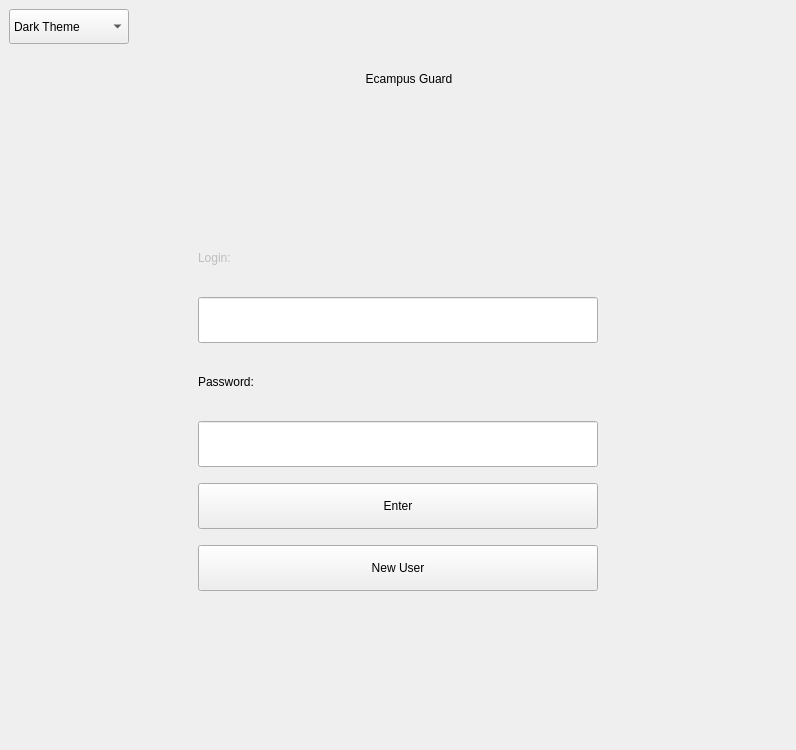
<?xml version="1.0" encoding="UTF-8"?>
<ui version="4.0">
 <class>Main</class>
 <widget class="QMainWindow" name="Main">
  <property name="geometry">
   <rect>
    <x>0</x>
    <y>0</y>
    <width>796</width>
    <height>750</height>
   </rect>
  </property>
  <property name="minimumSize">
   <size>
    <width>600</width>
    <height>750</height>
   </size>
  </property>
  <property name="maximumSize">
   <size>
    <width>796</width>
    <height>750</height>
   </size>
  </property>
  <property name="windowTitle">
   <string>MainWindow</string>
  </property>
  <property name="styleSheet">
   <string notr="true"/>
  </property>
  <widget class="QWidget" name="centralwidget">
   <property name="maximumSize">
    <size>
     <width>16777215</width>
     <height>700</height>
    </size>
   </property>
   <property name="styleSheet">
    <string notr="true"/>
   </property>
   <layout class="QVBoxLayout" name="verticalLayout_4" stretch="1,7">
    <item>
     <layout class="QHBoxLayout" name="horizontalLayout">
      <property name="spacing">
       <number>5</number>
      </property>
      <item>
       <layout class="QVBoxLayout" name="verticalLayout">
        <property name="spacing">
         <number>0</number>
        </property>
        <property name="leftMargin">
         <number>0</number>
        </property>
        <property name="bottomMargin">
         <number>0</number>
        </property>
        <item>
         <widget class="QComboBox" name="ThemeBox">
          <property name="sizePolicy">
           <sizepolicy hsizetype="Expanding" vsizetype="Expanding">
            <horstretch>0</horstretch>
            <verstretch>0</verstretch>
           </sizepolicy>
          </property>
          <property name="minimumSize">
           <size>
            <width>120</width>
            <height>30</height>
           </size>
          </property>
          <property name="maximumSize">
           <size>
            <width>190</width>
            <height>40</height>
           </size>
          </property>
          <property name="styleSheet">
           <string notr="true"/>
          </property>
          <item>
           <property name="text">
            <string>Dark Theme</string>
           </property>
          </item>
          <item>
           <property name="text">
            <string>Dark Mini</string>
           </property>
          </item>
          <item>
           <property name="text">
            <string>Light Mini</string>
           </property>
          </item>
          <item>
           <property name="text">
            <string>Light Theme</string>
           </property>
          </item>
         </widget>
        </item>
        <item>
         <spacer name="verticalSpacer_9">
          <property name="orientation">
           <enum>Qt::Orientation::Vertical</enum>
          </property>
          <property name="sizeType">
           <enum>QSizePolicy::Policy::Maximum</enum>
          </property>
          <property name="sizeHint" stdset="0">
           <size>
            <width>20</width>
            <height>105</height>
           </size>
          </property>
         </spacer>
        </item>
       </layout>
      </item>
      <item>
       <widget class="QLabel" name="Ecampus">
        <property name="sizePolicy">
         <sizepolicy hsizetype="Expanding" vsizetype="Fixed">
          <horstretch>0</horstretch>
          <verstretch>0</verstretch>
         </sizepolicy>
        </property>
        <property name="minimumSize">
         <size>
          <width>550</width>
          <height>140</height>
         </size>
        </property>
        <property name="maximumSize">
         <size>
          <width>930</width>
          <height>200</height>
         </size>
        </property>
        <property name="text">
         <string>Ecampus Guard</string>
        </property>
        <property name="alignment">
         <set>Qt::AlignmentFlag::AlignCenter</set>
        </property>
       </widget>
      </item>
      <item>
       <spacer name="horizontalSpacer_3">
        <property name="orientation">
         <enum>Qt::Orientation::Horizontal</enum>
        </property>
        <property name="sizeHint" stdset="0">
         <size>
          <width>40</width>
          <height>20</height>
         </size>
        </property>
       </spacer>
      </item>
      <item>
       <layout class="QVBoxLayout" name="verticalLayout_3">
        <property name="spacing">
         <number>0</number>
        </property>
        <property name="rightMargin">
         <number>0</number>
        </property>
        <property name="bottomMargin">
         <number>0</number>
        </property>
       </layout>
      </item>
     </layout>
    </item>
    <item>
     <layout class="QHBoxLayout" name="horizontalLayout_2">
      <item>
       <spacer name="horizontalSpacer">
        <property name="orientation">
         <enum>Qt::Orientation::Horizontal</enum>
        </property>
        <property name="sizeType">
         <enum>QSizePolicy::Policy::Expanding</enum>
        </property>
        <property name="sizeHint" stdset="0">
         <size>
          <width>370</width>
          <height>20</height>
         </size>
        </property>
       </spacer>
      </item>
      <item>
       <layout class="QVBoxLayout" name="verticalLayout_2">
        <property name="topMargin">
         <number>0</number>
        </property>
        <item>
         <spacer name="verticalSpacer">
          <property name="orientation">
           <enum>Qt::Orientation::Vertical</enum>
          </property>
          <property name="sizeType">
           <enum>QSizePolicy::Policy::Expanding</enum>
          </property>
          <property name="sizeHint" stdset="0">
           <size>
            <width>20</width>
            <height>80</height>
           </size>
          </property>
         </spacer>
        </item>
        <item>
         <widget class="QLabel" name="Login">
          <property name="enabled">
           <bool>false</bool>
          </property>
          <property name="sizePolicy">
           <sizepolicy hsizetype="Expanding" vsizetype="Expanding">
            <horstretch>0</horstretch>
            <verstretch>0</verstretch>
           </sizepolicy>
          </property>
          <property name="minimumSize">
           <size>
            <width>120</width>
            <height>40</height>
           </size>
          </property>
          <property name="maximumSize">
           <size>
            <width>205</width>
            <height>70</height>
           </size>
          </property>
          <property name="styleSheet">
           <string notr="true"/>
          </property>
          <property name="text">
           <string>Login:</string>
          </property>
         </widget>
        </item>
        <item>
         <spacer name="horizontalSpacer_5">
          <property name="orientation">
           <enum>Qt::Orientation::Vertical</enum>
          </property>
          <property name="sizeType">
           <enum>QSizePolicy::Policy::Minimum</enum>
          </property>
          <property name="sizeHint" stdset="0">
           <size>
            <width>20</width>
            <height>10</height>
           </size>
          </property>
         </spacer>
        </item>
        <item>
         <widget class="QLineEdit" name="LoginLine">
          <property name="sizePolicy">
           <sizepolicy hsizetype="Expanding" vsizetype="Expanding">
            <horstretch>0</horstretch>
            <verstretch>0</verstretch>
           </sizepolicy>
          </property>
          <property name="minimumSize">
           <size>
            <width>400</width>
            <height>35</height>
           </size>
          </property>
          <property name="maximumSize">
           <size>
            <width>680</width>
            <height>60</height>
           </size>
          </property>
          <property name="styleSheet">
           <string notr="true"/>
          </property>
         </widget>
        </item>
        <item>
         <spacer name="verticalSpacer_3">
          <property name="orientation">
           <enum>Qt::Orientation::Vertical</enum>
          </property>
          <property name="sizeType">
           <enum>QSizePolicy::Policy::Maximum</enum>
          </property>
          <property name="sizeHint" stdset="0">
           <size>
            <width>20</width>
            <height>10</height>
           </size>
          </property>
         </spacer>
        </item>
        <item>
         <widget class="QLabel" name="Password">
          <property name="sizePolicy">
           <sizepolicy hsizetype="Expanding" vsizetype="Expanding">
            <horstretch>0</horstretch>
            <verstretch>0</verstretch>
           </sizepolicy>
          </property>
          <property name="minimumSize">
           <size>
            <width>200</width>
            <height>40</height>
           </size>
          </property>
          <property name="maximumSize">
           <size>
            <width>340</width>
            <height>70</height>
           </size>
          </property>
          <property name="styleSheet">
           <string notr="true"/>
          </property>
          <property name="text">
           <string>Password:</string>
          </property>
         </widget>
        </item>
        <item>
         <spacer name="verticalSpacer_4">
          <property name="orientation">
           <enum>Qt::Orientation::Vertical</enum>
          </property>
          <property name="sizeType">
           <enum>QSizePolicy::Policy::Maximum</enum>
          </property>
          <property name="sizeHint" stdset="0">
           <size>
            <width>20</width>
            <height>10</height>
           </size>
          </property>
         </spacer>
        </item>
        <item>
         <widget class="QLineEdit" name="PasswordLine">
          <property name="sizePolicy">
           <sizepolicy hsizetype="Expanding" vsizetype="Expanding">
            <horstretch>0</horstretch>
            <verstretch>0</verstretch>
           </sizepolicy>
          </property>
          <property name="minimumSize">
           <size>
            <width>400</width>
            <height>35</height>
           </size>
          </property>
          <property name="maximumSize">
           <size>
            <width>680</width>
            <height>60</height>
           </size>
          </property>
          <property name="styleSheet">
           <string notr="true"/>
          </property>
          <property name="echoMode">
           <enum>QLineEdit::EchoMode::Password</enum>
          </property>
         </widget>
        </item>
        <item>
         <spacer name="verticalSpacer_5">
          <property name="orientation">
           <enum>Qt::Orientation::Vertical</enum>
          </property>
          <property name="sizeType">
           <enum>QSizePolicy::Policy::Maximum</enum>
          </property>
          <property name="sizeHint" stdset="0">
           <size>
            <width>20</width>
            <height>10</height>
           </size>
          </property>
         </spacer>
        </item>
        <item>
         <widget class="QPushButton" name="Enter_main">
          <property name="sizePolicy">
           <sizepolicy hsizetype="Expanding" vsizetype="Expanding">
            <horstretch>0</horstretch>
            <verstretch>0</verstretch>
           </sizepolicy>
          </property>
          <property name="minimumSize">
           <size>
            <width>400</width>
            <height>40</height>
           </size>
          </property>
          <property name="maximumSize">
           <size>
            <width>680</width>
            <height>60</height>
           </size>
          </property>
          <property name="text">
           <string>Enter</string>
          </property>
         </widget>
        </item>
        <item>
         <spacer name="verticalSpacer_7">
          <property name="orientation">
           <enum>Qt::Orientation::Vertical</enum>
          </property>
          <property name="sizeType">
           <enum>QSizePolicy::Policy::Maximum</enum>
          </property>
          <property name="sizeHint" stdset="0">
           <size>
            <width>20</width>
            <height>10</height>
           </size>
          </property>
         </spacer>
        </item>
        <item>
         <layout class="QHBoxLayout" name="horizontalLayout_4">
          <property name="spacing">
           <number>0</number>
          </property>
          <item>
           <widget class="QPushButton" name="NewUser">
            <property name="sizePolicy">
             <sizepolicy hsizetype="Expanding" vsizetype="Expanding">
              <horstretch>0</horstretch>
              <verstretch>0</verstretch>
             </sizepolicy>
            </property>
            <property name="minimumSize">
             <size>
              <width>200</width>
              <height>40</height>
             </size>
            </property>
            <property name="maximumSize">
             <size>
              <width>400</width>
              <height>60</height>
             </size>
            </property>
            <property name="styleSheet">
             <string notr="true"/>
            </property>
            <property name="text">
             <string>New User</string>
            </property>
           </widget>
          </item>
         </layout>
        </item>
        <item>
         <spacer name="verticalSpacer_2">
          <property name="orientation">
           <enum>Qt::Orientation::Vertical</enum>
          </property>
          <property name="sizeType">
           <enum>QSizePolicy::Policy::Maximum</enum>
          </property>
          <property name="sizeHint" stdset="0">
           <size>
            <width>20</width>
            <height>100</height>
           </size>
          </property>
         </spacer>
        </item>
       </layout>
      </item>
      <item>
       <spacer name="horizontalSpacer_2">
        <property name="orientation">
         <enum>Qt::Orientation::Horizontal</enum>
        </property>
        <property name="sizeType">
         <enum>QSizePolicy::Policy::Expanding</enum>
        </property>
        <property name="sizeHint" stdset="0">
         <size>
          <width>370</width>
          <height>20</height>
         </size>
        </property>
       </spacer>
      </item>
     </layout>
    </item>
   </layout>
  </widget>
 </widget>
 <resources/>
 <connections/>
</ui>
